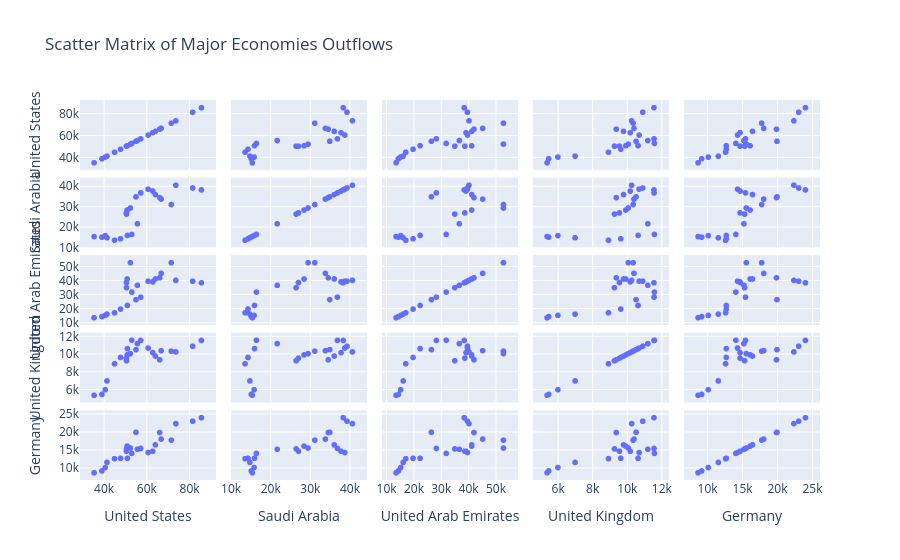

The cell this chart's notebook holds for it:
### Markdown cell above
## Pillar 3: Data Relationship
Exploring how variables interact and correlate with each other.

### Code cell
# To analyze relationships, we will pivot to see how distinct regions correlate. 
# Let's select 5 random but prominent economies
selected = ['United States', 'Saudi Arabia', 'United Arab Emirates', 'United Kingdom', 'Germany']
df_pivot = df[df['Country'].isin(selected)].pivot(index='Year', columns='Country', values='Remittance_Outflow_USD_Mil').fillna(0)

# 1. Seaborn Correlation Heatmap
corr = df_pivot.corr()
plt.figure(figsize=(8, 6))
sns.heatmap(corr, annot=True, cmap='coolwarm', vmin=-1, vmax=1)
plt.title('Correlation Heatmap of Remittance Outflows (Top 5 Economies)')
plt.show()

# 2. Matplotlib Scatter Plot: USA vs Germany over time
plt.figure(figsize=(8, 6))
x = df_pivot['United States']
y = df_pivot['United Arab Emirates']
plt.scatter(x, y, c=df_pivot.index, cmap='viridis', s=100)
# Regression line
m, b = np.polyfit(x, y, 1)
plt.plot(x, m*x + b, color='red', linewidth=2, label='Regression Line')
plt.legend()
plt.colorbar(label='Year')
plt.title('Relationship: USA vs United Arab Emirates Outflows')
plt.xlabel('USA Outflow (USD Mil)')
plt.ylabel('United Arab Emirates Outflow (USD Mil)')
plt.grid(True)
plt.show()

# 3. Plotly Scatter Matrix
fig = px.scatter_matrix(df_pivot, dimensions=selected, title='Scatter Matrix of Major Economies Outflows')
fig.show()

### Figure 1 — Plotly figure (JSON) as saved in the notebook; plotly's stock layout.template omitted (floating-point values rounded to 4 significant figures)
{"data": [{"dimensions": [{"axis": {"matches": true}, "label": "United States", "values": [35320.0, 39010.0, 40560.0, 41390.0, 44930.0, 47750.0, 50970.0, 53040.0, 55680.0, 50560.0, 50530.0, 50850.0, 52370.0, 55000.0, 57240.0, 60720.0, 62870.0, 64110.0, 66840.0, 71580.0, 66130.0, 73720.0, 81640.0, 85760.0]}, {"axis": {"matches": true}, "label": "Saudi Arabia", "values": [15390.0, 15120.0, 15850.0, 14780.0, 13560.0, 14300.0, 15940.0, 16440.0, 21700.0, 26470.0, 27070.0, 28470.0, 29490.0, 34980.0, 36920.0, 38790.0, 37840.0, 36120.0, 33880.0, 31200.0, 34600.0, 40730.0, 39350.0, 38390.0]}, {"axis": {"matches": true}, "label": "United Arab Emirates", "values": [13500.0, 14360.0, 15200.0, 16120.0, 17070.0, 19730.0, 22300.0, 31890.0, 36700.0, 35020.0, 38720.0, 41230.0, 52880.0, 26460.0, 28280.0, 39700.0, 39150.0, 41250.0, 45250.0, 52880.0, 42070.0, 40250.0, 39670.0, 38500.0]}, {"axis": {"matches": true}, "label": "United Kingdom", "values": [5366.0, 5463.0, 5996.0, 6991.0, 8930.0, 9643.0, 10650.0, 11600.0, 11210.0, 9275.0, 9565.0, 9931.0, 10080.0, 10530.0, 11570.0, 10710.0, 10190.0, 9804.0, 10410.0, 10360.0, 9382.0, 10270.0, 10920.0, 11570.0]}, {"axis": {"matches": true}, "label": "Germany", "values": [8663.0, 9185.0, 10130.0, 11570.0, 12610.0, 12710.0, 12710.0, 14080.0, 15240.0, 15340.0, 14680.0, 16130.0, 15580.0, 19980.0, 15460.0, 14320.0, 14690.0, 16470.0, 18080.0, 17780.0, 19910.0, 22400.0, 23090.0, 24050.0]}], "hovertemplate": "%{xaxis.title.text}=%{x}<br>%{yaxis.title.text}=%{y}<extra></extra>", "legendgroup": "", "marker": {"color": "#636efa", "symbol": "circle"}, "name": "", "showlegend": false, "type": "splom"}], "layout": {"dragmode": "select", "legend": {"tracegroupgap": 0}, "title": {"text": "Scatter Matrix of Major Economies Outflows"}}}
